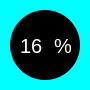
    <widget class="QFrame" name="frame_3">
     <property name="geometry">
      <rect>
       <x>1490</x>
       <y>180</y>
       <width>90</width>
       <height>90</height>
      </rect>
     </property>
     <property name="styleSheet">
      <string notr="true">QFrame{
background-color: rgb(0, 255, 255);
border-radius:45px;
}</string>
     </property>
     <property name="frameShape">
      <enum>QFrame::StyledPanel</enum>
     </property>
     <property name="frameShadow">
      <enum>QFrame::Plain</enum>
     </property>
     <widget class="QFrame" name="frame">
      <property name="geometry">
       <rect>
        <x>10</x>
        <y>10</y>
        <width>70</width>
        <height>70</height>
       </rect>
      </property>
      <property name="styleSheet">
       <string notr="true">QFrame{
background-color: black;
border-radius:35px;
}</string>
      </property>
      <property name="frameShape">
       <enum>QFrame::StyledPanel</enum>
      </property>
      <property name="frameShadow">
       <enum>QFrame::Plain</enum>
      </property>
      <widget class="QWidget" name="widget_45" native="true">
       <property name="geometry">
        <rect>
         <x>10</x>
         <y>10</y>
         <width>81</width>
         <height>61</height>
        </rect>
       </property>
       <property name="styleSheet">
        <string notr="true">background-color: rgba(255, 255, 255, 0);
</string>
       </property>
       <widget class="QWidget" name="horizontalLayoutWidget_4">
        <property name="geometry">
         <rect>
          <x>0</x>
          <y>0</y>
          <width>61</width>
          <height>51</height>
         </rect>
        </property>
        <layout class="QHBoxLayout" name="horizontalLayout_4">
         <item>
          <widget class="QLabel" name="Finential_statistic1_4">
           <property name="styleSheet">
            <string notr="true">color:white;
background-color: rgba(255, 255, 255, 0);
font: 20px;</string>
           </property>
           <property name="text">
            <string>16</string>
           </property>
           <property name="wordWrap">
            <bool>true</bool>
           </property>
          </widget>
         </item>
         <item>
          <widget class="QLabel" name="Finential_statistic1_5">
           <property name="styleSheet">
            <string notr="true">color:white;
font: 20px;
background-color:rgba(255, 255, 255, 0);</string>
           </property>
           <property name="frameShadow">
            <enum>QFrame::Raised</enum>
           </property>
           <property name="text">
            <string>%</string>
           </property>
           <property name="wordWrap">
            <bool>true</bool>
           </property>
          </widget>
         </item>
        </layout>
       </widget>
      </widget>
     </widget>
    </widget>
